Frame 1 (no input): blank canvas, image omitted
Frame 60 (the mouse pressed at the canvas centre just before this capture): blank canvas, image omitted
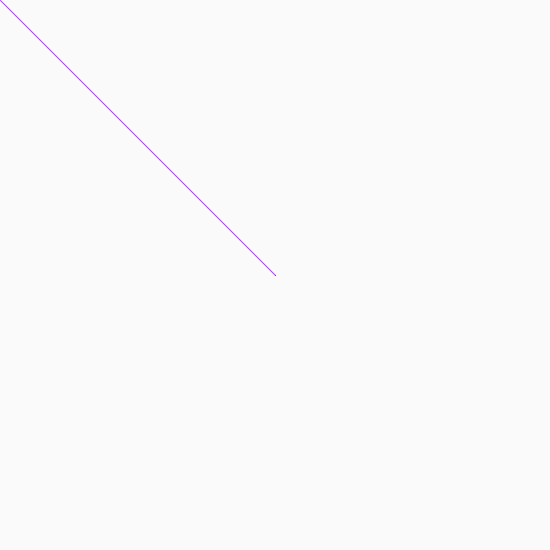
Frame 120 (the mouse held since frame 60 and released just before this capture)

The Processing sketch whose frames 1 and 60 were blank and that drew this single picture after the mouse press (run headless with seeded random() and noise(); from frame 60 on, the mouse is pressed at the canvas centre):

// Processing sketch: test1
// ── test1.pde
PShape circle;
void setup(){
   size(550,550);
   background(250);
   circle = createShape(ELLIPSE, 0, 0, 40, 40);
   stroke(2);
}
  void draw(){
    
      //shape(circle,mouseX,mouseY);
      if(mousePressed){
         float r = random(255);
         float g = random(255);
         float b = random(255);
         stroke(r,g,b);
         line(mouseX,mouseY,pmouseX,pmouseY);
      }
      if(keyPressed){
      background(250);
      }
      
  }
